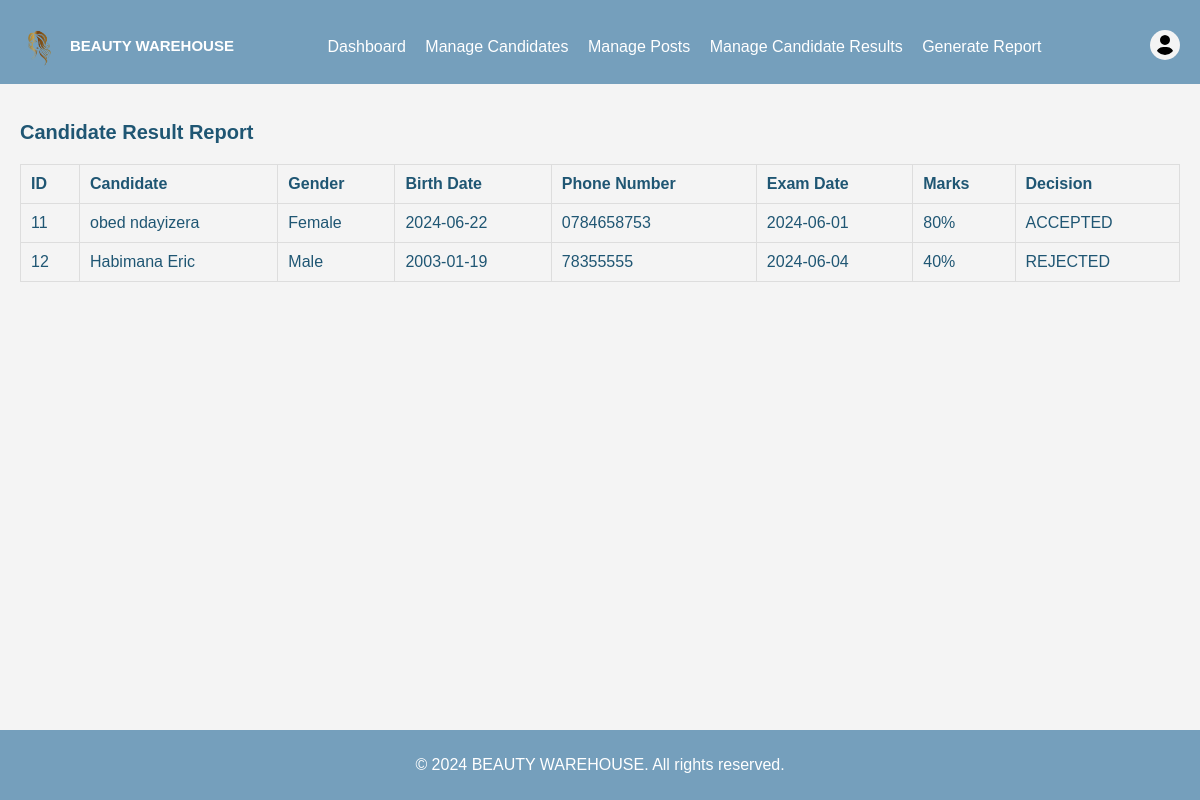
/report.php (signed in), run on the app's committed database.
### tables this page shows
CREATE TABLE `candidateresult` (
  `CR_Id` int(11) NOT NULL,
  `C_ID` int(11) DEFAULT NULL,
  `ExamDate` date NOT NULL,
  `CR_Marks` int(11) NOT NULL,
  `CR_Decision` varchar(100) NOT NULL
);

CREATE TABLE `candidate` (
  `C_ID` int(11) NOT NULL,
  `C_FirstName` varchar(50) NOT NULL,
  `C_LastName` varchar(50) NOT NULL,
  `C_Gender` varchar(10) NOT NULL,
  `C_DateOfBirth` date NOT NULL,
  `PhoneNumber` varchar(15) NOT NULL,
  `PostId` int(11) DEFAULT NULL
);

### report.php (the view, shortened to what this page needs)
<?php
include 'includes/db.php';
$sql = "SELECT cr.*, c.* FROM CandidateResult cr JOIN Candidate c ON cr.C_ID = c.C_ID";
$result = $conn->query($sql);
?>
<?php include 'includes/header.php'; ?>
<h2>Candidate Result Report</h2>
<table border="1">
    <tr>
        <th>ID</th>
        <th>Candidate</th>
        <th>Gender</th>
        <th>Birth Date</th>
        <th>Phone Number</th>
        <th>Exam Date</th>
        <th>Marks</th>
        <th>Decision</th>
    </tr>
    <?php while($row = $result->fetch_assoc()): ?>
    <tr>
        <td><?php echo $row['CR_Id'];?></td>
        <td><?php echo $row['C_FirstName'] . ' ' . $row['C_LastName']; ?></td>
        <td><?php echo $row['C_Gender']; ?></td>
        <td><?php echo $row['C_DateOfBirth']; ?></td>
        <td><?php echo $row['PhoneNumber']; ?></td>
        <td><?php echo $row['ExamDate']; ?></td>
        <td><?php echo $row['CR_Marks']; ?>%</td>
        <td><?php echo $row['CR_Decision']; ?></td>
    </tr>
    <?php endwhile; ?>
</table>
<?php include 'includes/footer.php'; ?>

### includes/header.php (shortened to what this page needs)
<!DOCTYPE html>
<html lang="en">
<head>
    <link rel="stylesheet" href="css/style.css">
</head>
<body>
    <header>
        <div class="logos_container">
            <img class="logo" src="images/logo.png" alt="BEAUTY WAREHOUSE">
            <small class="title_beauty">BEAUTY WAREHOUSE</small>
        </div>
        <nav>
            <ul>
                <li><a href="dashboard.php">Dashboard</a></li>
                <li><a href="view_candidates.php">Manage Candidates</a></li>
                <li><a href="view_posts.php">Manage Posts</a></li>
                <li><a href="view_candidate_result.php">Manage Candidate Results</a></li>
                <li><a href="report.php">Generate Report</a></li>
            </ul>
        </nav>
        <a href="profile.php"><img class="profile" src="images/profile.svg" alt="profile"></a>
    </header>
    <main>

### includes/footer.php
</main>
    <footer>
        <p>&copy; 2024 BEAUTY WAREHOUSE. All rights reserved.</p>
    </footer>
</body>
</html>

### css/style.css (style rules this page uses)
body { font-family: Arial, sans-serif; background-color: #f4f4f4; color: #1F5673; margin: 0; padding: 0; }
header { background-color: #759FBC; color: white; display: flex; justify-content: space-between; align-items: center; padding: 30px 20px 10px 20px; }
nav ul { list-style: none; padding: 0; margin: 0; margin-bottom: 10px; }
nav ul li { display: inline; margin-right: 15px; }
nav ul li a { color: #fff; text-decoration: none; }
main { padding: 20px; }
h2 { font-size: 20px; color: #1F5673; }
table { width: 100%; border-collapse: collapse; margin: 20px 0px 5rem; }
table, th, td { border: 1px solid #ddd; }
table th, table td { padding: 10px; text-align: left; }
footer { background-color: #759FBC; color: white; text-align: center; padding: 10px 0; position: fixed; width: 100%; bottom: 0; }

### includes/header.php (style rules this page uses)
.logos_container { display: flex; }
.profile { width: 20px; height: 20px; background: #f4f4f4; padding: 5px; border-radius: 50%; margin-bottom: 10px; cursor: pointer; }
.logo { padding-right: 10px; width: 40px; height: 40px; margin-top: -10px; }
.title_beauty { font-weight: 900; font-size: 15px; margin-bottom: -20px; }

### data on the page
candidateresult: CR_Id "11", C_ID.C_FirstName "obed", C_ID.C_LastName "ndayizera", C_ID.C_Gender "Female", C_ID.C_DateOfBirth "2024-06-22", C_ID.PhoneNumber "0784658753", ExamDate "2024-06-01", CR_Marks "80", CR_Decision "ACCEPTED"
candidateresult: CR_Id "12", C_ID.C_FirstName "Habimana", C_ID.C_LastName "Eric", C_ID.C_Gender "Male", C_ID.C_DateOfBirth "2003-01-19", C_ID.PhoneNumber "78355555", ExamDate "2024-06-04", CR_Marks "40", CR_Decision "REJECTED"
